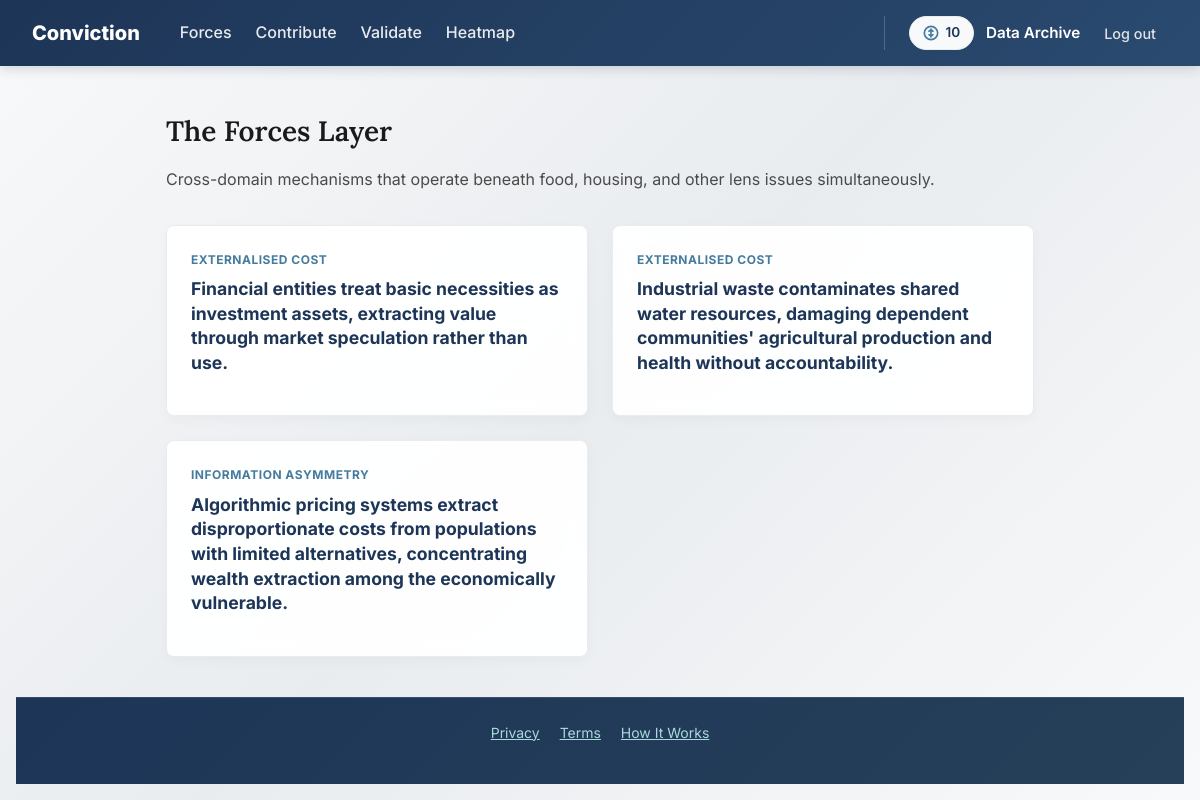
Page /forces (signed in) on the committed database.
### tables this page shows
CREATE TABLE forces (
    id INTEGER PRIMARY KEY AUTOINCREMENT,
    slug TEXT UNIQUE NOT NULL,
    title TEXT NOT NULL,
    category TEXT NOT NULL,
    mechanism TEXT NOT NULL,
    evidence_chain JSON,
    created_at TIMESTAMP DEFAULT CURRENT_TIMESTAMP
);

### app.py (the view)
@app.route('/forces')
def forces():
    db = get_db()
    all_forces = models.get_all_forces(db)
    grouped = {}
    for f in all_forces:
        grouped.setdefault(f['category'], []).append(f)
    return render_template('forces.html', grouped_forces=grouped)

### app.py (called while the page is built)
@app.before_request
def csrf_protect():
    if request.method == 'POST':
        token = session.get('_csrf_token', None)
        if not token or token != request.form.get('_csrf_token'):
            abort(403)

def get_db():
    if 'db' not in g:
        g.db = sqlite3.connect(
            DATABASE,
            detect_types=sqlite3.PARSE_DECLTYPES
        )
        g.db.row_factory = sqlite3.Row
    return g.db

@app.after_request
def add_security_headers(response):
    response.headers['Cache-Control'] = 'no-store, no-cache, must-revalidate, max-age=0'
    response.headers['Pragma'] = 'no-cache'
    response.headers['Expires'] = '0'
    response.headers['Surrogate-Control'] = 'no-store'
    return response

### models.py (called while the page is built)
def get_all_forces(db):
    return db.execute(
        'SELECT * FROM forces ORDER BY category, created_at DESC'
    ).fetchall()

### templates/forces.html (shortened to what this page needs)
{% extends 'layout.html' %}
{% block content %}
<div class="forces-container">
    <h1>The Forces Layer</h1>
    <p>Cross-domain mechanisms that operate beneath food, housing, and other lens issues simultaneously.</p>
    <div class="forces-grid">
        {% for category, forces in grouped_forces.items() %}
            {% for force in forces %}
            <div class="force-card-grid">
                <div>
                    <span class="force-category-tag">{{ category.replace('_', ' ').title() }}</span>
                    <h3><a href="{{ url_for('force_detail', slug=force.slug) }}">{{ force.title }}</a></h3>
                </div>
            </div>
            {% endfor %}
        {% endfor %}
    </div>
</div>
{% endblock %}

### static/css/styles.css (style rules this page uses)
*, *::before, *::after { box-sizing: border-box; margin: 0; padding: 0; }
body { font-family: 'Inter', system-ui, sans-serif; line-height: 1.6; padding: 1rem; padding-top: 5rem; min-height: 100vh; display: flex; flex-direction: column; color: #4a4a4a; background: linear-gradient(135deg, #f8f9fa 0%, #e9ecef 50%, #f8f9fa 100%); background-attachment: fixed; }
h1 { font-family: 'Lora', serif; font-size: 1.75rem; font-weight: 600; line-height: 1.4; margin-bottom: 1rem; color: #1a1a1a; }
p { margin-bottom: 1rem; }
.forces-grid { display: grid; grid-template-columns: repeat(auto-fill, minmax(280px, 1fr)); gap: 1.5rem; margin-top: 2rem; }
.force-card-grid { background: rgba(255, 255, 255, 0.95); backdrop-filter: blur(10px); border: 1px solid #e9ecef; border-radius: 8px; padding: 1.5rem; display: flex; flex-direction: column; justify-content: space-between; transition: transform 0.2s, box-shadow 0.2s; min-height: 150px; box-shadow: 0 4px 12px rgba(0,0,0,0.03); }
.force-category-tag { font-size: 0.75rem; text-transform: uppercase; letter-spacing: 0.5px; color: #457b9d; font-weight: bold; margin-bottom: 0.5rem; display: block; }
.force-card-grid h3 { font-size: 1.1rem; margin-bottom: 1rem; line-height: 1.4; }
.force-card-grid a { text-decoration: none; color: #1d3557; }

### rows in the picture
forces: replace "EXTERNALISED COST", title "Financial entities treat basic necessities as investment assets, extracting value through market speculation rather than use."
forces: title "Industrial waste contaminates shared water resources, damaging dependent communities' agricultural production and health without accountability."
forces: replace "INFORMATION ASYMMETRY", title "Algorithmic pricing systems extract disproportionate costs from populations with limited alternatives, concentrating wealth extraction among the economically vulnerable."

### other values in the picture
{{ session.get('token_balance', 0) }} "10"
{{ session.username }} "Data Archive"
